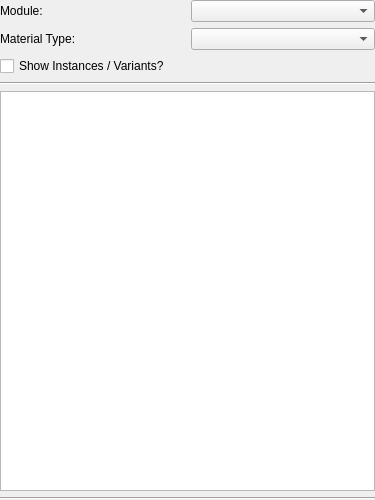
<?xml version="1.0" encoding="UTF-8"?>
<ui version="4.0">
 <class>MainWindow</class>
 <widget class="QWidget" name="MainWindow">
  <property name="geometry">
   <rect>
    <x>0</x>
    <y>0</y>
    <width>375</width>
    <height>500</height>
   </rect>
  </property>
  <property name="sizePolicy">
   <sizepolicy hsizetype="MinimumExpanding" vsizetype="MinimumExpanding">
    <horstretch>0</horstretch>
    <verstretch>0</verstretch>
   </sizepolicy>
  </property>
  <property name="minimumSize">
   <size>
    <width>0</width>
    <height>500</height>
   </size>
  </property>
  <property name="windowTitle">
   <string>Asset Library: Material Loader</string>
  </property>
  <layout class="QGridLayout" name="gridLayout">
   <property name="leftMargin">
    <number>0</number>
   </property>
   <property name="topMargin">
    <number>0</number>
   </property>
   <property name="rightMargin">
    <number>0</number>
   </property>
   <property name="bottomMargin">
    <number>0</number>
   </property>
   <item row="0" column="0">
    <layout class="QVBoxLayout" name="verticalLayout">
     <property name="sizeConstraint">
      <enum>QLayout::SetDefaultConstraint</enum>
     </property>
     <item>
      <layout class="QHBoxLayout" name="horizontalLayout">
       <item>
        <widget class="QLabel" name="label">
         <property name="text">
          <string>Module:</string>
         </property>
        </widget>
       </item>
       <item>
        <widget class="QComboBox" name="q_combo_module">
         <property name="currentText">
          <string/>
         </property>
        </widget>
       </item>
      </layout>
     </item>
     <item>
      <layout class="QHBoxLayout" name="horizontalLayout_2">
       <item>
        <widget class="QLabel" name="label_2">
         <property name="text">
          <string>Material Type:</string>
         </property>
        </widget>
       </item>
       <item>
        <widget class="QComboBox" name="q_combo_type">
         <property name="currentText">
          <string/>
         </property>
        </widget>
       </item>
      </layout>
     </item>
     <item>
      <widget class="QCheckBox" name="q_chk_show_instances">
       <property name="text">
        <string>Show Instances / Variants?</string>
       </property>
      </widget>
     </item>
     <item>
      <layout class="QHBoxLayout" name="horizontalLayout_3"/>
     </item>
     <item>
      <widget class="Line" name="line">
       <property name="orientation">
        <enum>Qt::Horizontal</enum>
       </property>
      </widget>
     </item>
     <item>
      <widget class="QListWidget" name="q_materials_list"/>
     </item>
     <item>
      <widget class="Line" name="line_2">
       <property name="orientation">
        <enum>Qt::Horizontal</enum>
       </property>
      </widget>
     </item>
    </layout>
   </item>
  </layout>
 </widget>
 <resources/>
 <connections/>
</ui>
